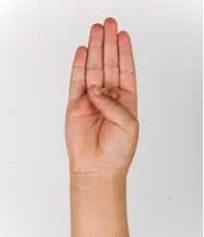
#> input picture Abecedario/B/B.png, 204 x 237 px, found by its file name
$ python ExtraccionFondo.py
#> lines starting #> are read from the running program, lines starting #| are printed output that depends on the picture; after the words box and inside, x2 and y2 are one past the last pixel; in counts of white or black regions, pixels touching at a corner belong together
from PIL import Image

imagen = Image.open("B.png")
#> imagen is the input picture: PIL image 204x237 RGBA; mean R, G, B, A 218.6, 202, 195.1, 255
imagen = imagen.convert('RGB')
#> imagen: PIL image 204x237 RGB
maxsize = (200, 200)
imagen.thumbnail(maxsize)
#> imagen: PIL image 172x200 RGB

def Segmentar(imagen):
    #Fondo blanco
    lower = ([50,10,0])
    high = ([235,180,170])
    #Fondo verde
    #lower = ([120,100,56])
    #high = ([255,180,150])
    imagenResultado = Image.new('1', imagen.size)
#> imagenResultado: PIL image 172x200 1; every value is 0
    ancho,alto = imagen.size
#> ancho = 172; alto = 200
    for i in range (ancho):
        for j in range (alto):
            r,g,b = imagen.getpixel((i,j))
            if (r<lower[0] or r>high[0] and g<lower[1] or g>high[1] and b<lower[2] or b>high[2]):
                imagenResultado.putpixel((i,j),0)
            else:
                imagenResultado.putpixel((i,j),1)
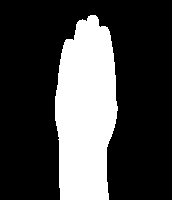
#> imagenResultado: PIL image 172x200 1; 27% white; 1 white region, box (x1, y1, x2, y2) and area: (55, 15, 118, 200) 9273
    return imagenResultado

def Andimagenes(imagen, mascara):
    imagenResultado = Image.new('RGB', imagen.size)
#> imagenResultado: PIL image 172x200 RGB; every value is 0
    ancho,alto = imagen.size
#> ancho = 172; alto = 200
    for i in range (ancho):
        for j in range (alto):
            pixelm = mascara.getpixel((i,j))
            pixeli = imagen.getpixel((i,j))
            if (pixelm == 1):
                imagenResultado.putpixel((i,j),pixeli)
            else:
                imagenResultado.putpixel((i,j),(0,0,0))
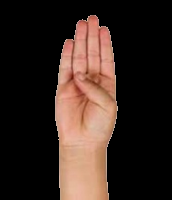
#> imagenResultado: PIL image 172x200 RGB; mean R, G, B 55.6, 39.8, 33
    return imagenResultado

mascara = Segmentar(imagen)
mascara.show()
R = Andimagenes(imagen, mascara)
R.show()

$ run again, with Abecedario/B/B18.png copied over Abecedario/B/B.png
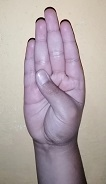
#> input picture Abecedario/B/B18.png, 106 x 184 px, found by its file name
#> imagen is the input picture: PIL image 106x184 RGBA; mean R, G, B, A 177.4, 164.6, 166.7, 255
#> imagen: PIL image 106x184 RGB
#> after the loop in Segmentar, `for i in range (ancho):`:
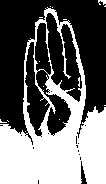
#> imagenResultado: PIL image 106x184 1; 41.7% white; 15 white regions (13 under 20 px), largest, box (x1, y1, x2, y2) and area: (0, 7, 106, 184) 8061, (98, 0, 106, 5) 26
#> after the loop in Andimagenes, `for i in range (ancho):`:
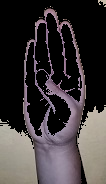
#> imagenResultado: PIL image 106x184 RGB; mean R, G, B 60.5, 55.2, 56.3
